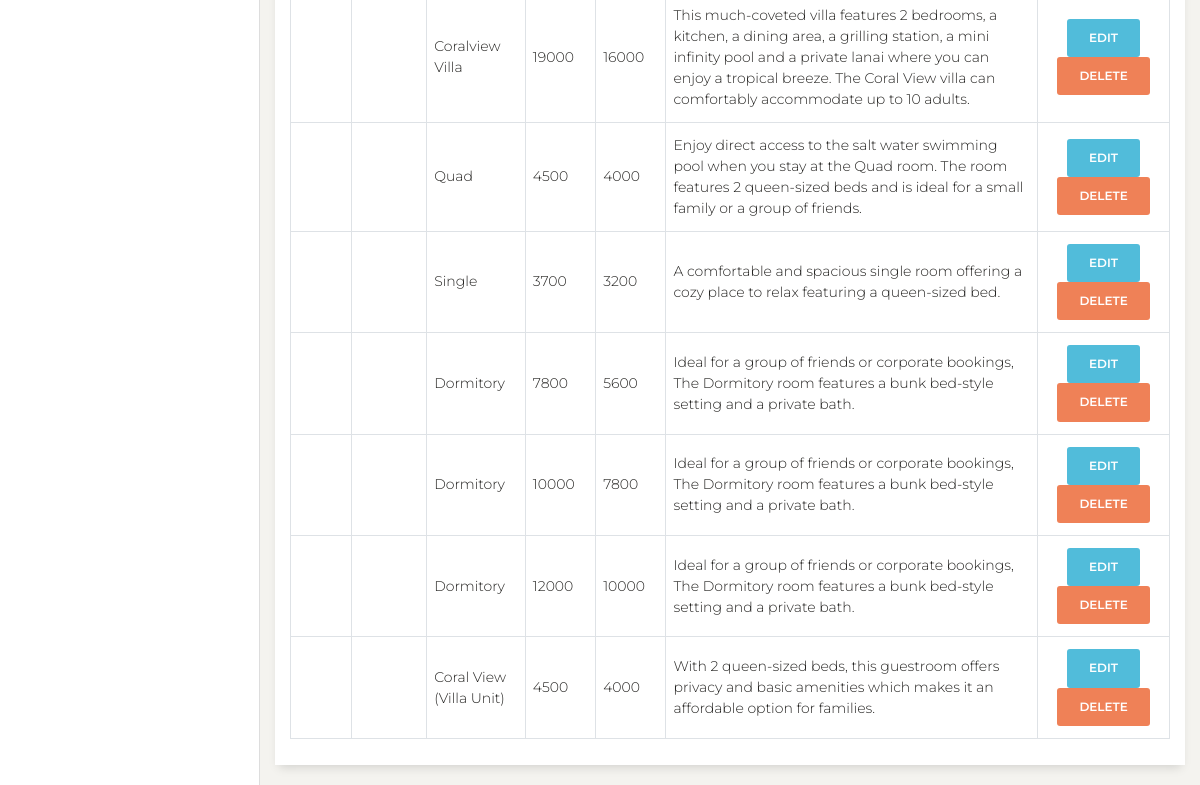
Before: /admin/maintenance/room.php (lower part) with the older database file.
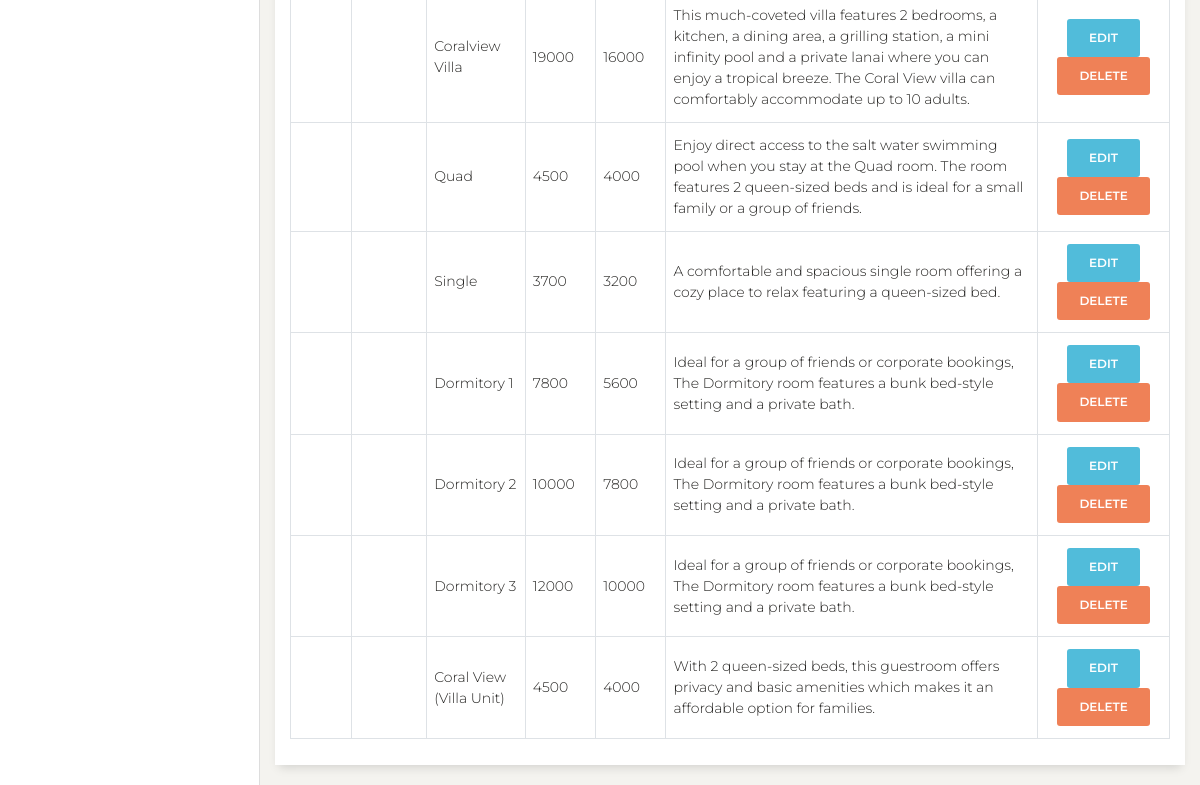
After: the same page with the newer database file.
### tables this page shows
CREATE TABLE `rooms` (
  `Id` int(11) NOT NULL,
  `number` varchar(255) DEFAULT NULL,
  `type` varchar(255) DEFAULT NULL,
  `peak_rate` float DEFAULT NULL,
  `off_peak_rate` float DEFAULT NULL,
  `description` varchar(255) DEFAULT NULL,
  `image` varchar(255) DEFAULT NULL,
  `capacity` int(11) DEFAULT NULL,
  `inclusions` text DEFAULT NULL
);

### admin/maintenance/room.php (the view, shortened to what this page needs)
<?php
include('../../common/header.php');
$db = connect_to_db();
?>
    <?php include('../../common/admin_sidebar.php') ?>
    <div class="main-panel">
        <div class="container-fluid">
            <div class="row">
                <div class="col-12">
                    <div class="card">
                        <div class="card-body">
                            <table class="table table-bordered">
                                <tbody>
                                <?php
                                $query = "SELECT * FROM rooms";
                                $result = mysqli_query($db, $query);
                                if(mysqli_num_rows($result) > 0) {
                                    while($room = mysqli_fetch_assoc($result)) {
                                        echo '
                                            <tr>
                                                <td></td>
                                                <td>' . $room['number'] . '</td>
                                                <td>' . $room['type'] . '</td>
                                                <td style="width: 8%;">' . $room['peak_rate'] . '</td>
                                                <td style="width: 8%;">' . $room['off_peak_rate'] . '</td>
                                                <td>' . $room['description'] . '</td>
                                                <td class="text-center" style="width: 15%;">
                                                    <form action="../../functions/admin/rooms/insert_room.php" method="POST">
                                                        <a href="/coralview/admin/maintenance/room.php?edit=' . $room['Id'] . '"class="btn btn-info" value="' . $room['Id'] . '" >Edit</a>
                                                        <button class="btn btn-danger" value="' . $room['Id'] . '" name="delete_room">Delete</button>
                                                    </form>
                                                </td>
                                            </tr>
                                        ';
                                    }
                                }
                                ?>
                                </tbody>
                            </table>
                        </div>
                    </div>
                </div>
                </div>
            </div>
        </div>
<?php
include('../../common/footer.php');
?>

Changed rows visible on the page:
changed rooms: type "Dormitory" → "Dormitory 1"
changed rooms: type "Dormitory" → "Dormitory 2"
changed rooms: type "Dormitory" → "Dormitory 3"
